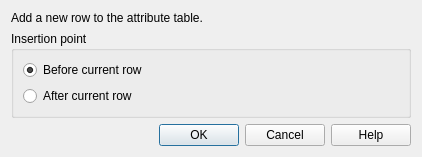
<?xml version="1.0" encoding="UTF-8"?>
<ui version="4.0">
 <class>QgsRasterAttributeTableAddRowDialogBase</class>
 <widget class="QDialog" name="QgsRasterAttributeTableAddRowDialogBase">
  <property name="geometry">
   <rect>
    <x>0</x>
    <y>0</y>
    <width>422</width>
    <height>154</height>
   </rect>
  </property>
  <property name="windowTitle">
   <string>Add Row</string>
  </property>
  <layout class="QVBoxLayout" name="verticalLayout">
   <item>
    <widget class="QLabel" name="label">
     <property name="text">
      <string>Add a new row to the attribute table.</string>
     </property>
    </widget>
   </item>
   <item>
    <widget class="QGroupBox" name="mPositionGroupBox">
     <property name="title">
      <string>Insertion point</string>
     </property>
     <layout class="QGridLayout" name="gridLayout">
      <item row="3" column="0">
       <widget class="QRadioButton" name="mBefore">
        <property name="text">
         <string>Before current row </string>
        </property>
        <property name="checked">
         <bool>true</bool>
        </property>
       </widget>
      </item>
      <item row="4" column="0">
       <widget class="QRadioButton" name="mAfter">
        <property name="text">
         <string>After current row </string>
        </property>
       </widget>
      </item>
     </layout>
    </widget>
   </item>
   <item>
    <spacer name="verticalSpacer">
     <property name="orientation">
      <enum>Qt::Vertical</enum>
     </property>
     <property name="sizeHint" stdset="0">
      <size>
       <width>20</width>
       <height>40</height>
      </size>
     </property>
    </spacer>
   </item>
   <item>
    <widget class="QDialogButtonBox" name="mButtonBox">
     <property name="orientation">
      <enum>Qt::Horizontal</enum>
     </property>
     <property name="standardButtons">
      <set>QDialogButtonBox::StandardButton::Cancel|QDialogButtonBox::StandardButton::Help|QDialogButtonBox::StandardButton::Ok</set>
     </property>
    </widget>
   </item>
  </layout>
 </widget>
 <resources/>
 <connections>
  <connection>
   <sender>mButtonBox</sender>
   <signal>accepted()</signal>
   <receiver>QgsRasterAttributeTableAddRowDialogBase</receiver>
   <slot>accept()</slot>
   <hints>
    <hint type="sourcelabel">
     <x>210</x>
     <y>136</y>
    </hint>
    <hint type="destinationlabel">
     <x>210</x>
     <y>76</y>
    </hint>
   </hints>
  </connection>
  <connection>
   <sender>mButtonBox</sender>
   <signal>rejected()</signal>
   <receiver>QgsRasterAttributeTableAddRowDialogBase</receiver>
   <slot>reject()</slot>
   <hints>
    <hint type="sourcelabel">
     <x>210</x>
     <y>136</y>
    </hint>
    <hint type="destinationlabel">
     <x>210</x>
     <y>76</y>
    </hint>
   </hints>
  </connection>
 </connections>
</ui>
